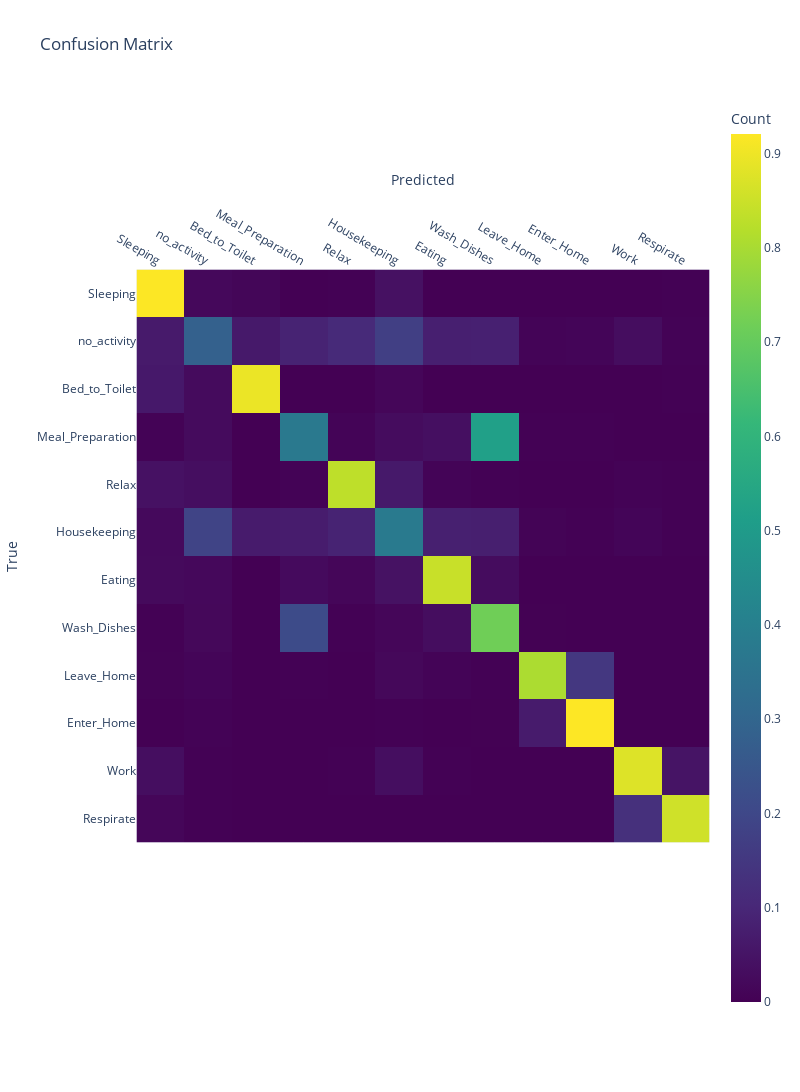

The cell this chart's notebook holds for it:
### Code cell
# normalize confusion matrix
df_ = confusion_matrix_values.astype('float') / confusion_matrix_values.sum(axis=1)[:, np.newaxis]

fig = px.imshow(df_, 
                x=list(dataset_summary["activity_encoder"].keys()), 
                y=list(dataset_summary["activity_encoder"].keys()),
                color_continuous_scale='Viridis',
                title='Confusion Matrix',
                width=800,
                height=1200,
                labels=dict(x="Predicted", y="True", color="Count"))
fig.update_xaxes(side="top")
fig.show()

### Figure 1 — Plotly figure (JSON) as saved in the notebook; plotly's stock layout.template omitted (floating-point values rounded to 4 significant figures; data arrays with more than 128 entries replaced by an {"elided": "..."} marker saying what was removed)
{"data": [{"coloraxis": "coloraxis", "hovertemplate": "Predicted: %{x}<br>True: %{y}<br>Count: %{z}<extra></extra>", "name": "0", "type": "heatmap", "x": ["Sleeping", "no_activity", "Bed_to_Toilet", "Meal_Preparation", "Relax", "Housekeeping", "Eating", "Wash_Dishes", "Leave_Home", "Enter_Home", "Work", "Respirate"], "xaxis": "x", "y": ["Sleeping", "no_activity", "Bed_to_Toilet", "Meal_Preparation", "Relax", "Housekeeping", "Eating", "Wash_Dishes", "Leave_Home", "Enter_Home", "Work", "Respirate"], "yaxis": "y", "z": {"elided": "12x12 float values"}}], "layout": {"coloraxis": {"colorbar": {"title": {"text": "Count"}}, "colorscale": [[0, "#440154"], [0.1111, "#482878"], [0.2222, "#3e4989"], [0.3333, "#31688e"], [0.4444, "#26828e"], [0.5556, "#1f9e89"], [0.6667, "#35b779"], [0.7778, "#6ece58"], [0.8889, "#b5de2b"], [1, "#fde725"]]}, "height": 1200, "title": {"text": "Confusion Matrix"}, "width": 800, "xaxis": {"anchor": "y", "constrain": "domain", "domain": [0, 1], "scaleanchor": "y", "side": "top", "title": {"text": "Predicted"}}, "yaxis": {"anchor": "x", "autorange": "reversed", "constrain": "domain", "domain": [0, 1], "title": {"text": "True"}}}}
